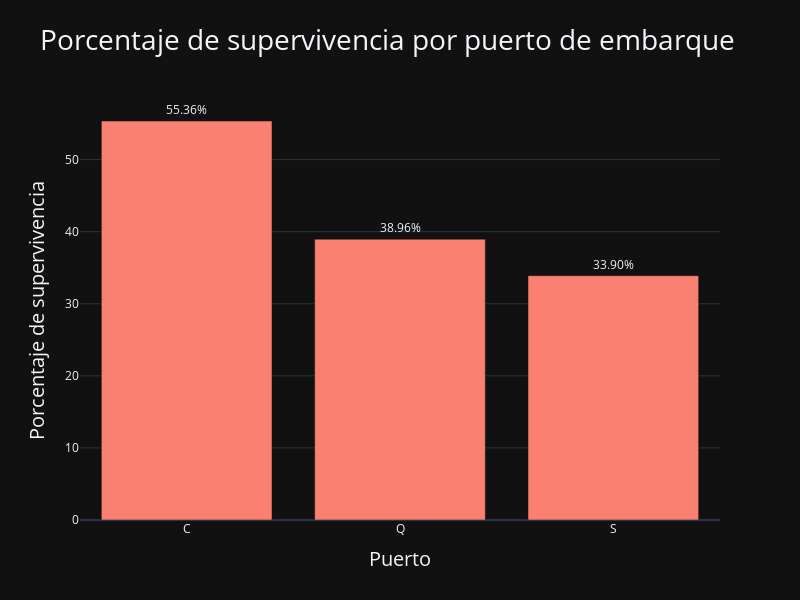

Notebook code for this chart:
### Code cell
datos1 = pd.DataFrame({'Puerto': Superviviente_por_puerto.index, 'Porcentaje de supervivencia': Superviviente_por_puerto['Porcentaje_supervivientes']})

fig = px.bar(datos1, x='Puerto', y='Porcentaje de supervivencia', text='Porcentaje de supervivencia', title='Porcentaje de supervivencia por puerto de embarque', width=800, height=600, template="plotly_dark")
fig.update_traces(texttemplate='%{text:.2f}%', textposition='outside')
fig.update_xaxes(title_text='Puerto')
fig.update_yaxes(title_text='Porcentaje de supervivencia')
fig.update_traces(marker_color='#FA8072')
fig.update_layout(title_font_size=28, xaxis_title_font_size=20, yaxis_title_font_size=20)

fig.show()

### Figure 1 — Plotly figure (JSON) as saved in the notebook; plotly's stock layout.template omitted (floating-point values rounded to 4 significant figures)
{"data": [{"alignmentgroup": "True", "hovertemplate": "Puerto=%{x}<br>Porcentaje de supervivencia=%{text}<extra></extra>", "legendgroup": "", "marker": {"color": "#FA8072", "pattern": {"shape": ""}}, "name": "", "offsetgroup": "", "orientation": "v", "showlegend": false, "text": [55.36, 38.96, 33.9], "textposition": "outside", "texttemplate": "%{text:.2f}%", "type": "bar", "x": ["C", "Q", "S"], "xaxis": "x", "y": [55.36, 38.96, 33.9], "yaxis": "y"}], "layout": {"barmode": "relative", "height": 600, "legend": {"tracegroupgap": 0}, "title": {"font": {"size": 28}, "text": "Porcentaje de supervivencia por puerto de embarque"}, "width": 800, "xaxis": {"anchor": "y", "domain": [0, 1], "title": {"font": {"size": 20}, "text": "Puerto"}}, "yaxis": {"anchor": "x", "domain": [0, 1], "title": {"font": {"size": 20}, "text": "Porcentaje de supervivencia"}}}}
